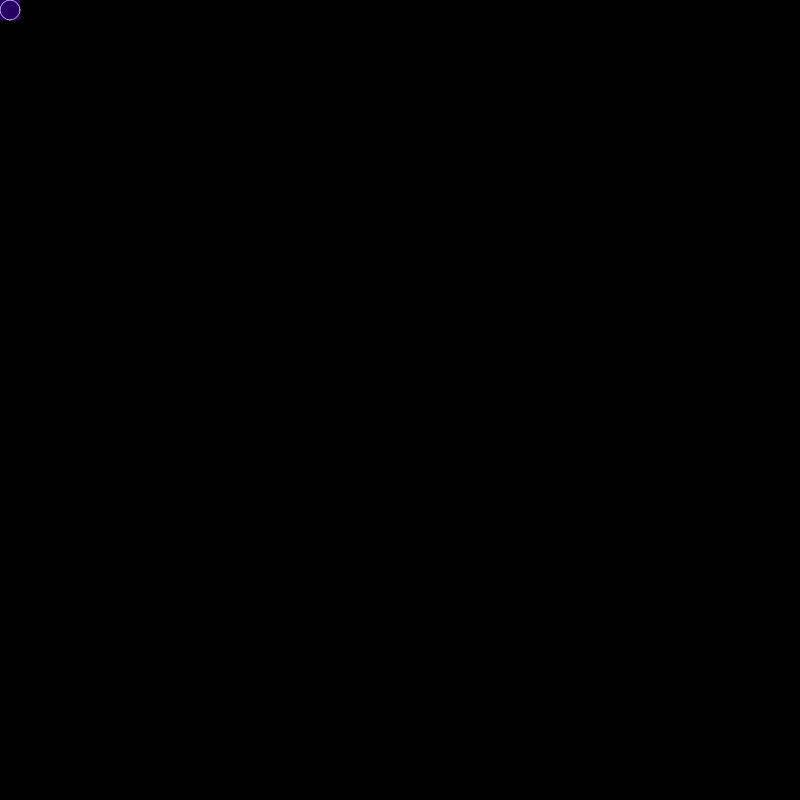
Frame 1 (no input)
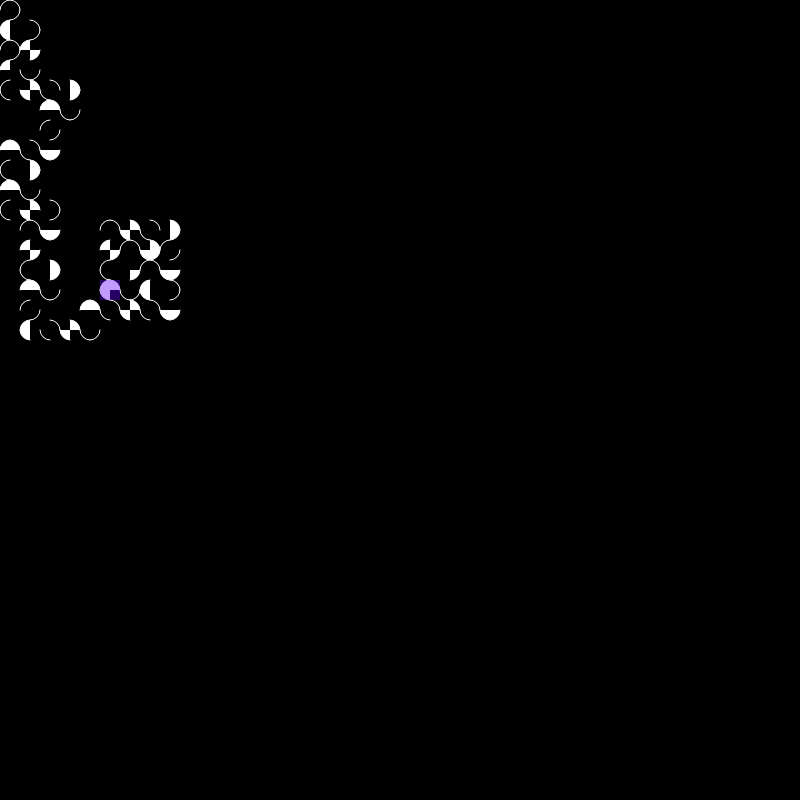
Frame 60 (no input)
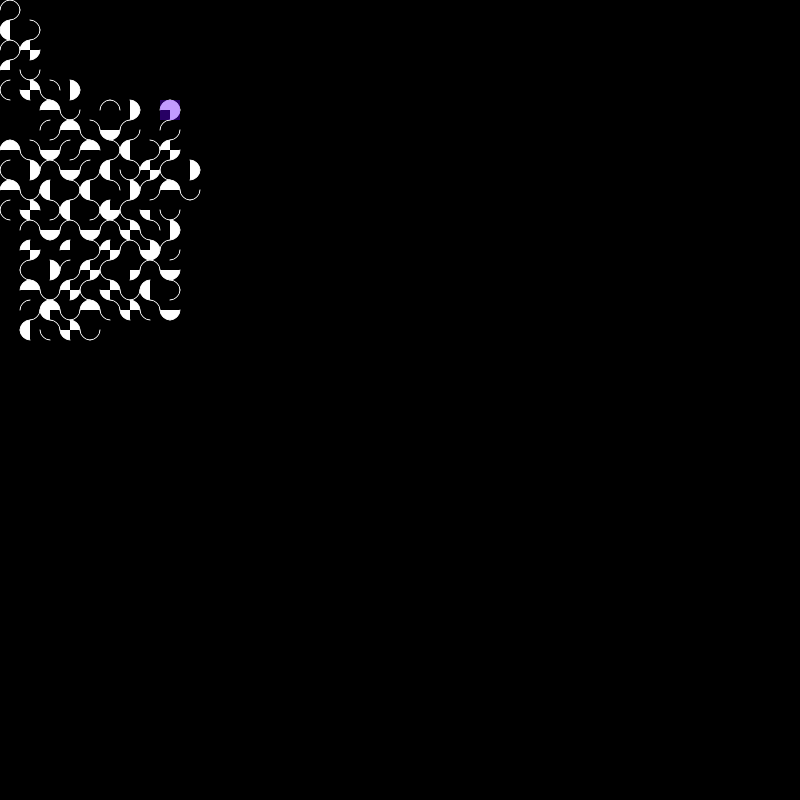
Frame 120 (the mouse pressed at the canvas centre since frame 60)

The p5.js sketch that drew these frames (run headless with seeded random() and noise() and a simulated clock; from frame 60 on, the mouse is pressed at the canvas centre):

// p5.js sketch
// ── sketch.js
var cols = 10,
    rows = 10;
var sz = 20;
var t = 0;
var grid = [];
var current = null;
var stack = [];

function setup() {
    createCanvas(800, 800);
    background(0);
    strokeWeight(1);
    //frameRate(1);
    cols = (width / sz);
    rows = height / sz;
    for (var j = 0; j < rows; j++) {
        for (var i = 0; i < cols; i++) {

            var cell = new Cell(i, j);
            grid.push(cell);
        }
    }
    grid[0].visited = true;
    current = grid[0];


}

function draw() {

    background(0);
    for (var i = 0; i < grid.length; i++) {
        grid[i].show();
    }
    current.highlight();
    current.visited = true;
    // STEP 1
    var next = current.checkNeighbours();
    if (next) {

        next.visited = true;
        // STEP 3
        // STEP 2
        stack.push(current);
        removeWalls(current, next);
        // STEP 4
        current = next;
    } else if (stack.length > 0) {

        current = stack.pop();
    }
}

function removeWalls(a, b) {
    // check la différence d'index
    var x = a.i - b.i;

    if (x == 1) {
        a.walls[3] = false;
        b.walls[1] = false;
    } else if (x == -1) {
        a.walls[1] = false;
        b.walls[3] = false;
    }
    var y = a.j - b.j;
    if (y === 1) {
        a.walls[0] = false;
        b.walls[2] = false;
    } else if (y === -1) {
        a.walls[2] = false;
        b.walls[0] = false;
    }
}


function mouseClicked(){
  grid.map(function(cell){
    cell.visited = false;
    cell.walls = [true,true,true,true];
  });
  i = index(floor(mouseX/rows), floor(mouseY/cols));
  grid[i].visited = true;
  current = grid[i];
  stack = [];
  background(0);
}
function index(i, j) {
    if (i < 0 || i > cols - 1 || j < 0 || j > rows - 1) {
        return -1;
    }
    return i + j * cols;

}



function Cell(i, j) {
    this.i = i;
    this.j = j;
    this.walls = [true, true, true, true];
    this.visited = false;

    this.checkNeighbours = function() {
        var neighbours = [];
        // top
        var top = grid[index(this.i, this.j - 1)];
        // right
        var right = grid[index(this.i + 1, this.j)];
        // bottom
        var bottom = grid[index(this.i, this.j + 1)];
        // left
        var left = grid[index(this.i - 1, this.j)];

        if (top && !top.visited) neighbours.push(top);
        if (right && !right.visited) neighbours.push(right);
        if (bottom && !bottom.visited) neighbours.push(bottom);
        if (left && !left.visited) neighbours.push(left);
        if (neighbours.length > 0) {
            var i = floor(random(neighbours.length));
            return neighbours[i];
        } else {
            return undefined;
        }

    }
    this.highlight = function() {
        noStroke();
        fill(100, 0, 255,100);
        rect(this.i * sz, this.j * sz, sz, sz);
    }
    this.show = function() {
        if(!this.visited )return;
        var x = this.i * sz;
        var y = this.j * sz;
        stroke(255);

        if ((this.i + this.j) % 2 == 0) {

            fill(0);
        } else {
            fill(255);
        }

        if (this.walls[0]) {
            // top
          //  line(x, y, x + sz, y);

          arc(x + sz / 2, y + sz / 2, sz, sz, -HALF_PI,0);
        }
        if (this.walls[1]) {
            // right
          // line(x + sz, y, x + sz, y + sz);

           arc(x + sz / 2, y + sz / 2, sz, sz, 0, HALF_PI);
        }
        if (this.walls[2]) {
            // bottom
          //  line(x + sz, y + sz, x, y + sz);

           arc(x + sz / 2, y + sz / 2, sz, sz, HALF_PI, PI );
        }
        if (this.walls[3]) {
            // left
            //  line(x, y + sz, x, y);

           arc(x + sz / 2, y + sz / 2, sz, sz, PI, PI+HALF_PI);
        }
        if (this.visited) {
            noStroke();
          //  fill(255, 200);
          //  rect(x, y, sz, sz);
        }

    }
}
